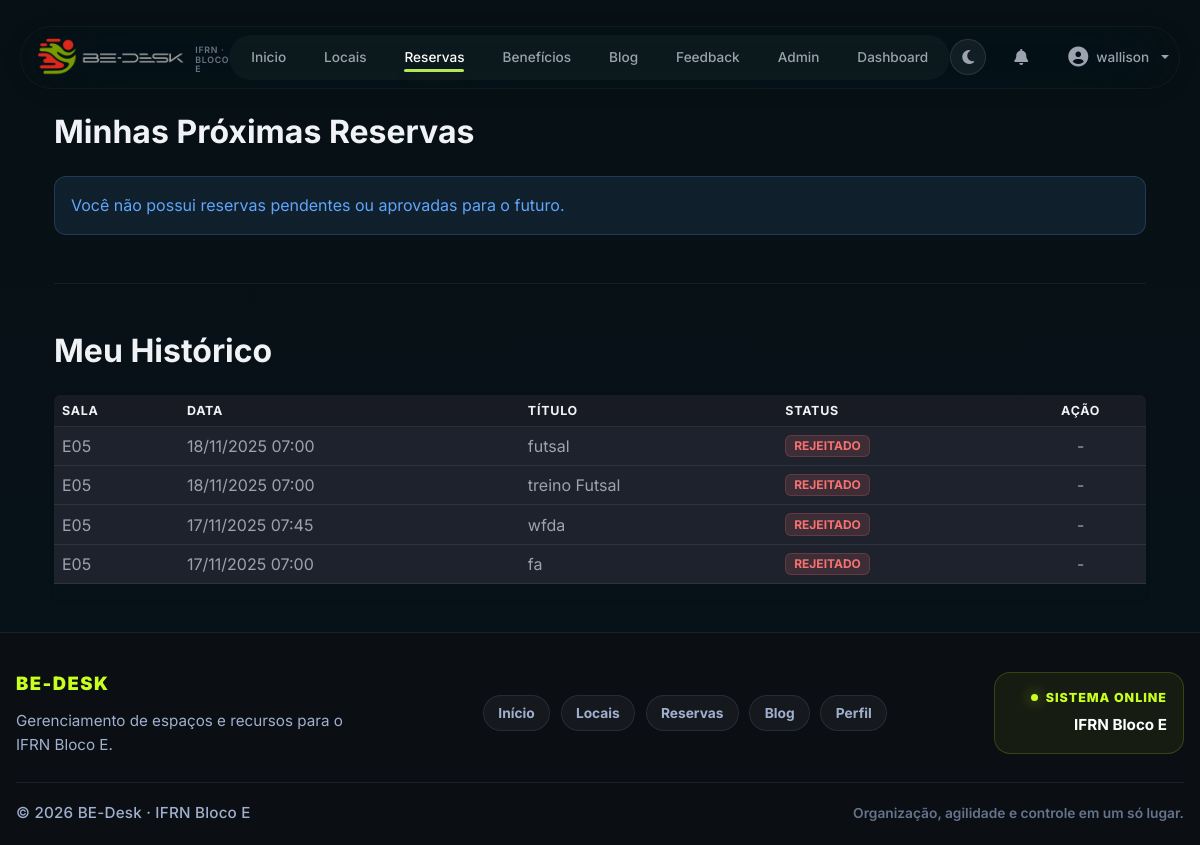
/reservas/ (signed in), run on an earlier commit of the app's database.
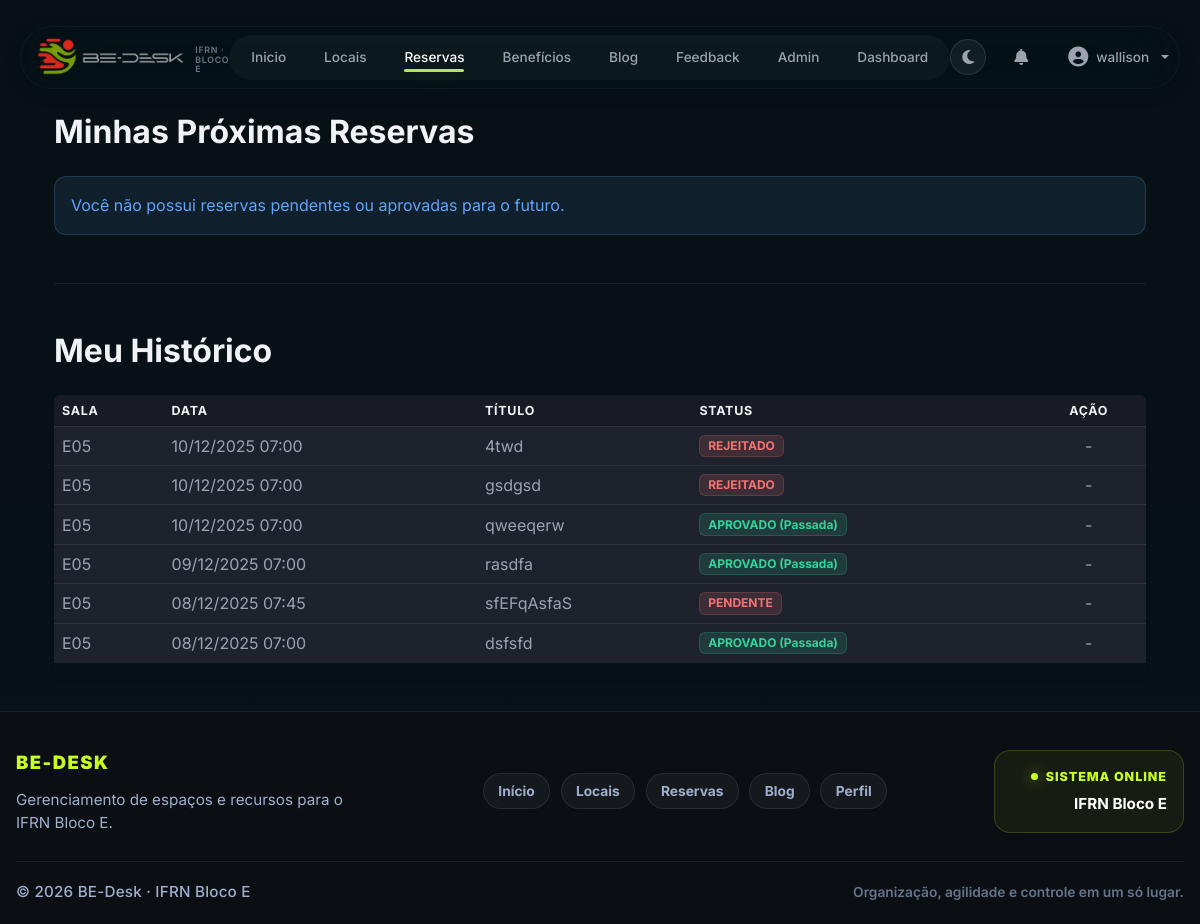
And on a later commit of the database.
### bedesk/models.py (models this page shows, shortened)
class Agendamento(models.Model):
    STATUS_CHOICES = [
        ('PENDENTE', 'Pendente'),
        ('APROVADO', 'Aprovado'),
        ('REJEITADO', 'Rejeitado'),
    ]
    nome = models.CharField(max_length=100)
    sala = models.ForeignKey(Sala, on_delete=models.CASCADE)
    motivo = models.TextField()
    horario = models.TimeField()
    data_inicio = models.DateTimeField(null=True, blank=True)
    data_fim = models.DateTimeField(null=True, blank=True)
    status = models.CharField(
        max_length=10,
        choices=STATUS_CHOICES,
        default='PENDENTE'
    )
    usuario = models.ForeignKey(User, on_delete=models.CASCADE)
    class Meta:
        verbose_name_plural = "Agendamentos"
        indexes = [models.Index(fields=['status'])]

class Sala(models.Model):
    nome = models.CharField(max_length=100)
    capacidade = models.IntegerField(default=1)
    foto = models.ImageField(
        upload_to='salas/',
        blank=True,
        null=True,
        verbose_name="Foto do local",
        help_text="Imagem exibida no card do local na listagem.",
    )

### reservas/views/reservas.py (the view)
# urls.py: path("reservas/", lista_reservas, name="lista_reserva"),
@login_required
def lista_reservas(request):
    today = date.today()
    reservas_ativas = Agendamento.objects.filter(
        usuario=request.user,
        data_inicio__date__gte=today,
        status__in=["APROVADO", "PENDENTE"],
    ).order_by("data_inicio", "horario")
    reservas_historico = (
        Agendamento.objects.filter(usuario=request.user)
        .exclude(pk__in=reservas_ativas.values_list("pk", flat=True))
        .order_by("-data_inicio", "horario")
    )
    context = {
        "reservas_ativas": reservas_ativas,
        "reservas_historico": reservas_historico,
    }
    return render(request, "reservas/lista_reservas.html", context)

### notificacoes/context_processors.py (called while the page is built)
def notificacoes_pendentes(request):
    total_pendentes = 0
    notificacoes_nao_lidas = 0
    if request.user.is_authenticated:
        notificacoes_nao_lidas = Notificacao.objects.filter(
            destinatario=request.user,
            lida=False,
        ).count()
        if request.user.is_staff:
            total_pendentes = Agendamento.objects.filter(status="PENDENTE").count()
    return {
        "pendentes_count": total_pendentes,
        "notificacoes_nao_lidas": notificacoes_nao_lidas,
    }

### templates/reservas/lista_reservas.html (shortened to what this page needs)
﻿{% extends 'core/base.html' %}
{% block content %}
<div class="container mt-4 reservas-page">
    <h2 class="mb-4">Minhas Próximas Reservas</h2>
    {% if reservas_ativas %}
    <div class="table-responsive shadow-sm rounded">
        <table class="table table-hover align-middle">
            <thead class="table-dark">
                <tr>
                    <th>Sala</th>
                    <th>Início</th>
                    <th>Título</th> <th>Status</th>
                    <th class="text-center">Ação</th>
                </tr>
            </thead>
            <tbody>
                {% for reserva in reservas_ativas %}
                <tr>
                    <td>{{ reserva.sala.nome }}</td>
                    <td>{{ reserva.data_inicio|date:"d/m/Y H:i" }}</td>
                    <td>{{ reserva.nome }}</td> <td>
                        {% if reserva.status == 'APROVADO' %}
                            <span class="badge bg-success">{{ reserva.status }}</span>
                        {% else %}
                            <span class="badge bg-warning text-dark">{{ reserva.status }}</span>
                        {% endif %}
                    </td>
                    <td class="text-center">
                        <a href="{% url 'cancelar_reserva_usuario' reserva.id %}" class="btn btn-warning btn-sm">
                            Cancelar
                        </a>
                    </td>
                </tr>
                {% endfor %}
            </tbody>
        </table>
    </div>
    {% else %}
    <div class="alert alert-info" role="alert">
        Você não possui reservas pendentes ou aprovadas para o futuro.
    </div>
    {% endif %}
    <hr class="my-5">
    <h2 class="mb-4">Meu Histórico</h2>
    {% if reservas_historico %}
    <div class="table-responsive shadow-sm rounded">
        <table class="table table-hover align-middle">
            <thead class="table-secondary">
                <tr>
                    <th>Sala</th>
                    <th>Data</th>
                    <th>Título</th> <th>Status</th>
                    <th class="text-center">Ação</th>
                </tr>
            </thead>
            <tbody>
                {% for reserva in reservas_historico %}
                <tr class="{% if reserva.status == 'REJEITADO' %}text-muted{% endif %}">
                    <td>{{ reserva.sala.nome }}</td>
                    <td>{{ reserva.data_inicio|date:"d/m/Y H:i" }}</td>
                    <td>{{ reserva.nome }}</td> <td>
                        {% if reserva.status == 'APROVADO' %}
                            <span class="badge bg-secondary">{{ reserva.status }} (Passada)</span>
                        {% else %}
                            <span class="badge bg-danger">{{ reserva.status }}</span>
                        {% endif %}
                    </td>
                    <td class="text-center">-</td>
                </tr>
                {% endfor %}
            </tbody>
        </table>
    </div>
    {% else %}
    <div class="alert alert-light" role="alert">
        Seu histórico de reservas está vazio.
    </div>
    {% endif %}
</div>
{% endblock %}

What changed in the data, as far as the page shows it:
removed Agendamento: sala.nome "E05", data_inicio "18/11/2025 07:00", nome "futsal", status "REJEITADO"
removed Agendamento: sala.nome "E05", data_inicio "18/11/2025 07:00", nome "treino Futsal", status "REJEITADO"
removed Agendamento: sala.nome "E05", data_inicio "17/11/2025 07:45", nome "wfda", status "REJEITADO"
removed Agendamento: sala.nome "E05", data_inicio "17/11/2025 07:00", nome "fa", status "REJEITADO"
added Agendamento: sala.nome "E05", data_inicio "10/12/2025 07:00", nome "4twd", status "REJEITADO"
added Agendamento: sala.nome "E05", data_inicio "10/12/2025 07:00", nome "gsdgsd", status "REJEITADO"
added Agendamento: sala.nome "E05", data_inicio "10/12/2025 07:00", nome "qweeqerw", status "APROVADO"
added Agendamento: sala.nome "E05", data_inicio "09/12/2025 07:00", nome "rasdfa", status "APROVADO"
added Agendamento: sala.nome "E05", data_inicio "08/12/2025 07:45", nome "sfEFqAsfaS", status "PENDENTE"
added Agendamento: sala.nome "E05", data_inicio "08/12/2025 07:00", nome "dsfsfd", status "APROVADO"
